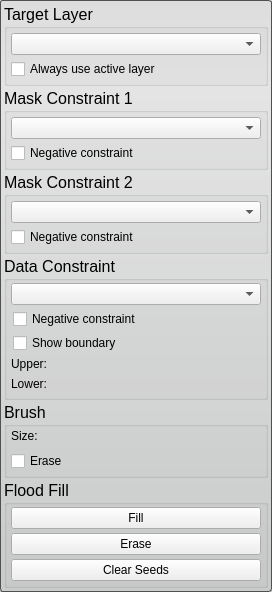
<?xml version="1.0" encoding="UTF-8"?>
<ui version="4.0">
 <class>PaintToolInterface</class>
 <widget class="QWidget" name="PaintToolInterface">
  <property name="geometry">
   <rect>
    <x>0</x>
    <y>0</y>
    <width>272</width>
    <height>554</height>
   </rect>
  </property>
  <property name="sizePolicy">
   <sizepolicy hsizetype="MinimumExpanding" vsizetype="Fixed">
    <horstretch>0</horstretch>
    <verstretch>0</verstretch>
   </sizepolicy>
  </property>
  <property name="font">
   <font>
    <pointsize>12</pointsize>
   </font>
  </property>
  <property name="windowTitle">
   <string>Paint Tool</string>
  </property>
  <property name="styleSheet">
   <string notr="true">QWidget#PaintToolInterface{
  border-radius: 3px;
  border: 1px solid rgb(80, 80,80);
  background-color: qlineargradient(spread:pad, x1:0.5, y1:0, x2:0.5, y2:0.960227, stop:0 rgba(221, 221, 221, 255), stop:0.155779 rgba(228, 228, 228, 255), stop:1 rgba(202, 204, 204, 255));      
}</string>
  </property>
  <layout class="QVBoxLayout" name="verticalLayout">
   <property name="spacing">
    <number>2</number>
   </property>
   <property name="margin">
    <number>4</number>
   </property>
   <item>
    <widget class="QGroupBox" name="target_groupbox_">
     <property name="title">
      <string>Target Layer</string>
     </property>
     <layout class="QVBoxLayout" name="verticalLayout_4">
      <property name="spacing">
       <number>4</number>
      </property>
      <property name="margin">
       <number>4</number>
      </property>
      <item>
       <widget class="QtUtils::QtDropableComboBox" name="target_mask_">
        <property name="sizePolicy">
         <sizepolicy hsizetype="Ignored" vsizetype="Fixed">
          <horstretch>0</horstretch>
          <verstretch>0</verstretch>
         </sizepolicy>
        </property>
       </widget>
      </item>
      <item>
       <widget class="QWidget" name="widget_4" native="true">
        <layout class="QHBoxLayout" name="horizontalLayout">
         <property name="spacing">
          <number>0</number>
         </property>
         <property name="margin">
          <number>0</number>
         </property>
         <item>
          <widget class="QCheckBox" name="use_active_layer_">
           <property name="sizePolicy">
            <sizepolicy hsizetype="Preferred" vsizetype="Fixed">
             <horstretch>0</horstretch>
             <verstretch>0</verstretch>
            </sizepolicy>
           </property>
           <property name="text">
            <string>Always use active layer</string>
           </property>
          </widget>
         </item>
        </layout>
       </widget>
      </item>
     </layout>
    </widget>
   </item>
   <item>
    <widget class="QGroupBox" name="mask_constraint_groupbox_">
     <property name="title">
      <string>Mask Constraint 1</string>
     </property>
     <layout class="QVBoxLayout" name="verticalLayout_5">
      <property name="spacing">
       <number>4</number>
      </property>
      <property name="margin">
       <number>4</number>
      </property>
      <item>
       <widget class="QtUtils::QtDropableComboBox" name="mask_constraint1_">
        <property name="sizePolicy">
         <sizepolicy hsizetype="Ignored" vsizetype="Fixed">
          <horstretch>0</horstretch>
          <verstretch>0</verstretch>
         </sizepolicy>
        </property>
       </widget>
      </item>
      <item>
       <widget class="QWidget" name="widget_2" native="true">
        <layout class="QHBoxLayout" name="horizontalLayout_2">
         <property name="spacing">
          <number>0</number>
         </property>
         <property name="margin">
          <number>0</number>
         </property>
         <item>
          <widget class="QCheckBox" name="negative_mask_constraint1_">
           <property name="sizePolicy">
            <sizepolicy hsizetype="Preferred" vsizetype="Fixed">
             <horstretch>0</horstretch>
             <verstretch>0</verstretch>
            </sizepolicy>
           </property>
           <property name="text">
            <string>Negative constraint</string>
           </property>
          </widget>
         </item>
        </layout>
       </widget>
      </item>
     </layout>
    </widget>
   </item>
   <item>
    <widget class="QGroupBox" name="groupBox_2">
     <property name="title">
      <string>Mask Constraint 2</string>
     </property>
     <layout class="QVBoxLayout" name="verticalLayout_7">
      <property name="spacing">
       <number>4</number>
      </property>
      <property name="margin">
       <number>4</number>
      </property>
      <item>
       <widget class="QtUtils::QtDropableComboBox" name="mask_constraint2_">
        <property name="sizePolicy">
         <sizepolicy hsizetype="Ignored" vsizetype="Fixed">
          <horstretch>0</horstretch>
          <verstretch>0</verstretch>
         </sizepolicy>
        </property>
       </widget>
      </item>
      <item>
       <widget class="QWidget" name="widget_5" native="true">
        <layout class="QHBoxLayout" name="horizontalLayout_8">
         <property name="spacing">
          <number>0</number>
         </property>
         <property name="margin">
          <number>0</number>
         </property>
         <item>
          <widget class="QCheckBox" name="negative_mask_constraint2_">
           <property name="sizePolicy">
            <sizepolicy hsizetype="Preferred" vsizetype="Fixed">
             <horstretch>0</horstretch>
             <verstretch>0</verstretch>
            </sizepolicy>
           </property>
           <property name="text">
            <string>Negative constraint</string>
           </property>
          </widget>
         </item>
        </layout>
       </widget>
      </item>
     </layout>
    </widget>
   </item>
   <item>
    <widget class="QGroupBox" name="data_constraint_groupbox_">
     <property name="sizePolicy">
      <sizepolicy hsizetype="Preferred" vsizetype="Preferred">
       <horstretch>0</horstretch>
       <verstretch>0</verstretch>
      </sizepolicy>
     </property>
     <property name="title">
      <string>Data Constraint</string>
     </property>
     <property name="flat">
      <bool>false</bool>
     </property>
     <layout class="QVBoxLayout" name="verticalLayout_6">
      <property name="spacing">
       <number>4</number>
      </property>
      <property name="leftMargin">
       <number>4</number>
      </property>
      <property name="topMargin">
       <number>2</number>
      </property>
      <property name="rightMargin">
       <number>4</number>
      </property>
      <property name="bottomMargin">
       <number>4</number>
      </property>
      <item>
       <widget class="QtUtils::QtDropableComboBox" name="data_constraint_">
        <property name="sizePolicy">
         <sizepolicy hsizetype="Ignored" vsizetype="Fixed">
          <horstretch>0</horstretch>
          <verstretch>0</verstretch>
         </sizepolicy>
        </property>
       </widget>
      </item>
      <item>
       <widget class="QWidget" name="widget_7" native="true">
        <layout class="QHBoxLayout" name="horizontalLayout_5">
         <property name="spacing">
          <number>0</number>
         </property>
         <property name="leftMargin">
          <number>2</number>
         </property>
         <property name="topMargin">
          <number>0</number>
         </property>
         <property name="rightMargin">
          <number>0</number>
         </property>
         <property name="bottomMargin">
          <number>0</number>
         </property>
         <item>
          <widget class="QCheckBox" name="negative_data_constraint_">
           <property name="text">
            <string>Negative constraint</string>
           </property>
          </widget>
         </item>
        </layout>
       </widget>
      </item>
      <item>
       <widget class="QWidget" name="widget_8" native="true">
        <layout class="QHBoxLayout" name="horizontalLayout_4">
         <property name="spacing">
          <number>0</number>
         </property>
         <property name="leftMargin">
          <number>2</number>
         </property>
         <property name="topMargin">
          <number>0</number>
         </property>
         <property name="rightMargin">
          <number>0</number>
         </property>
         <property name="bottomMargin">
          <number>0</number>
         </property>
         <item>
          <widget class="QCheckBox" name="show_boundary_">
           <property name="text">
            <string>Show boundary</string>
           </property>
          </widget>
         </item>
        </layout>
       </widget>
      </item>
      <item>
       <widget class="QWidget" name="widget" native="true">
        <layout class="QVBoxLayout" name="verticalLayout_2">
         <property name="spacing">
          <number>2</number>
         </property>
         <property name="margin">
          <number>0</number>
         </property>
         <item>
          <widget class="QLabel" name="upperLabel">
           <property name="text">
            <string>Upper:</string>
           </property>
          </widget>
         </item>
         <item>
          <widget class="QtUtils::QtSliderDoubleCombo" name="upper_threshold_" native="true"/>
         </item>
        </layout>
       </widget>
      </item>
      <item>
       <widget class="QWidget" name="widget_3" native="true">
        <layout class="QVBoxLayout" name="verticalLayout_3">
         <property name="spacing">
          <number>2</number>
         </property>
         <property name="margin">
          <number>0</number>
         </property>
         <item>
          <widget class="QLabel" name="lowerLabel">
           <property name="text">
            <string>Lower:</string>
           </property>
          </widget>
         </item>
         <item>
          <widget class="QtUtils::QtSliderDoubleCombo" name="lower_threshold_" native="true"/>
         </item>
        </layout>
       </widget>
      </item>
     </layout>
    </widget>
   </item>
   <item>
    <widget class="QGroupBox" name="groupBox">
     <property name="title">
      <string>Brush</string>
     </property>
     <layout class="QVBoxLayout" name="verticalLayout_9">
      <property name="spacing">
       <number>4</number>
      </property>
      <property name="leftMargin">
       <number>4</number>
      </property>
      <property name="topMargin">
       <number>2</number>
      </property>
      <property name="rightMargin">
       <number>4</number>
      </property>
      <property name="bottomMargin">
       <number>4</number>
      </property>
      <item>
       <widget class="QLabel" name="label">
        <property name="text">
         <string>Size:</string>
        </property>
       </widget>
      </item>
      <item>
       <widget class="QtUtils::QtSliderIntCombo" name="brush_radius_" native="true"/>
      </item>
      <item>
       <widget class="QWidget" name="widget_6" native="true">
        <property name="maximumSize">
         <size>
          <width>16777215</width>
          <height>30</height>
         </size>
        </property>
        <layout class="QHBoxLayout" name="horizontalLayout_3">
         <property name="spacing">
          <number>0</number>
         </property>
         <property name="margin">
          <number>0</number>
         </property>
         <item>
          <widget class="QCheckBox" name="eraseCheckBox">
           <property name="text">
            <string>Erase</string>
           </property>
          </widget>
         </item>
        </layout>
       </widget>
      </item>
     </layout>
    </widget>
   </item>
   <item>
    <widget class="QGroupBox" name="groupBox_3">
     <property name="title">
      <string>Flood Fill</string>
     </property>
     <layout class="QVBoxLayout" name="verticalLayout_8">
      <property name="spacing">
       <number>4</number>
      </property>
      <property name="leftMargin">
       <number>4</number>
      </property>
      <property name="topMargin">
       <number>2</number>
      </property>
      <property name="rightMargin">
       <number>4</number>
      </property>
      <property name="bottomMargin">
       <number>4</number>
      </property>
      <item>
       <widget class="QPushButton" name="floodfill_button_">
        <property name="text">
         <string>Fill</string>
        </property>
       </widget>
      </item>
      <item>
       <widget class="QPushButton" name="flooderase_button_">
        <property name="text">
         <string>Erase</string>
        </property>
       </widget>
      </item>
      <item>
       <widget class="QPushButton" name="clear_seeds_button_">
        <property name="text">
         <string>Clear Seeds</string>
        </property>
       </widget>
      </item>
     </layout>
    </widget>
   </item>
  </layout>
 </widget>
 <customwidgets>
  <customwidget>
   <class>QtUtils::QtSliderDoubleCombo</class>
   <extends>QWidget</extends>
   <header location="global">QtUtils/Widgets/QtSliderDoubleCombo.h</header>
   <container>1</container>
  </customwidget>
  <customwidget>
   <class>QtUtils::QtDropableComboBox</class>
   <extends>QComboBox</extends>
   <header location="global">QtUtils/Widgets/QtDropableComboBox.h</header>
  </customwidget>
  <customwidget>
   <class>QtUtils::QtSliderIntCombo</class>
   <extends>QWidget</extends>
   <header location="global">QtUtils/Widgets/QtSliderIntCombo.h</header>
   <container>1</container>
  </customwidget>
 </customwidgets>
 <resources/>
 <connections/>
</ui>
